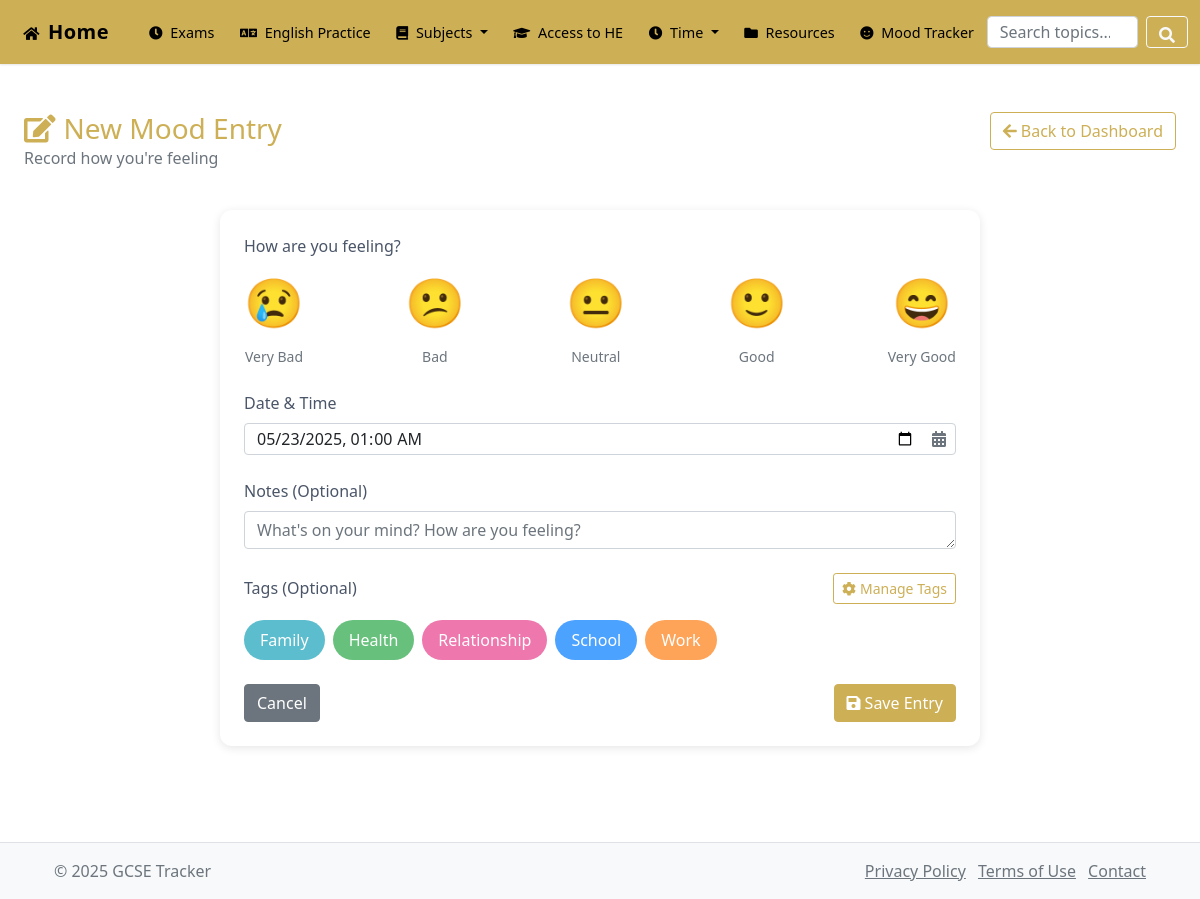
Page /pages/mood_tracking/entry.php on the earlier database version.
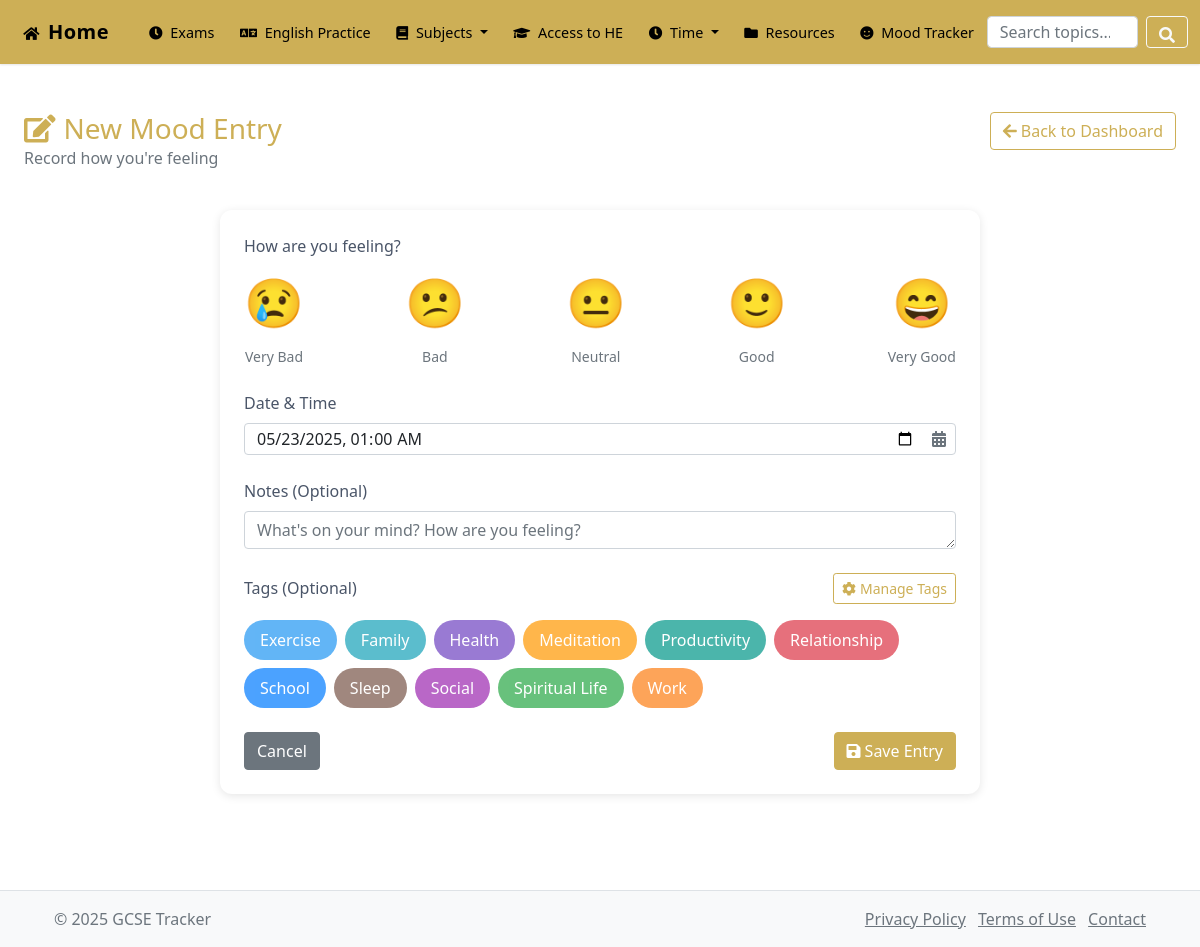
Same page on the later database version.
### tables this page shows
CREATE TABLE `mood_tags` (
  `id` int(11) NOT NULL,
  `name` varchar(50) NOT NULL,
  `category` varchar(50) DEFAULT NULL,
  `color` varchar(7) DEFAULT '#6c757d',
  `created_at` timestamp NOT NULL DEFAULT current_timestamp()
);

### pages/mood_tracking/includes/functions.php (called while the page is built, shortened)
<?php
require_once $_SERVER['DOCUMENT_ROOT'] . '/config/db_connect.php';
function getMoodTags($category = null) {
    global $conn;
    try {
        $query = "SELECT * FROM mood_tags WHERE 1=1";
        $query .= " ORDER BY name ASC";
        $stmt = $conn->prepare($query);
        $stmt->execute();
        $result = $stmt->get_result();
        $tags = [];
        while ($tag = $result->fetch_assoc()) {
            $tags[] = $tag;
        }
        return $tags;
    } catch (Exception $e) {
        error_log("Error getting mood tags: " . $e->getMessage());
        return false;
    }
}

### pages/mood_tracking/entry.php (the view, shortened to what this page needs)
<?php
require_once __DIR__ . '/includes/functions.php';
require_once __DIR__ . '/../../includes/header.php';
$entry_id = isset($_GET['id']) ? intval($_GET['id']) : null;
$entry_date = isset($_GET['date']) ? $_GET['date'] : date('Y-m-d H:i:s');
$entry = null;
$all_tags = getMoodTags();
?>
<div class="container-fluid py-4">
    <div class="row mb-4">
        <div class="col-md-8">
            <h1 class="h3 mb-0" style="color: var(--accent-color);">
                <i class="fas fa-edit me-2"></i><?php echo $entry_id ? 'Edit Mood Entry' : 'New Mood Entry'; ?>
            </h1>
            <p class="text-muted">Record how you're feeling</p>
        </div>
        <div class="col-md-4 text-md-end text-center mt-3 mt-md-0">
            <a href="index.php" class="btn btn-outline-accent">
                <i class="fas fa-arrow-left me-1"></i>Back to Dashboard
            </a>
        </div>
    </div>
    <div class="row">
        <div class="col-lg-8 col-md-10 mx-auto">
            <div class="entry-card card">
                <div class="card-body p-4">
                    <form id="mood_entry_form" method="POST" action="ajax/save_mood.php">
                        <div class="mb-4">
                            <label class="form-label">How are you feeling?</label>
                            <div class="d-flex justify-content-between align-items-center">
                                <div class="text-center mood-selector">
                                    <div class="mood-emoji" data-value="1" onclick="selectMood(this, 1)">😢</div>
                                    <div class="small text-muted">Very Bad</div>
                                </div>
                                <div class="text-center mood-selector">
                                    <div class="mood-emoji" data-value="2" onclick="selectMood(this, 2)">😕</div>
                                    <div class="small text-muted">Bad</div>
                                </div>
                                <div class="text-center mood-selector">
                                    <div class="mood-emoji" data-value="3" onclick="selectMood(this, 3)">😐</div>
                                    <div class="small text-muted">Neutral</div>
                                </div>
                                <div class="text-center mood-selector">
                                    <div class="mood-emoji" data-value="4" onclick="selectMood(this, 4)">🙂</div>
                                    <div class="small text-muted">Good</div>
                                </div>
                                <div class="text-center mood-selector">
                                    <div class="mood-emoji" data-value="5" onclick="selectMood(this, 5)">😄</div>
                                    <div class="small text-muted">Very Good</div>
                                </div>
                            </div>
                        </div>
                        <div class="mb-4">
                            <label for="date_time" class="form-label">Date & Time</label>
                            <div class="datetime-container">
                                <input type="datetime-local" class="form-control" id="date_time" name="date_time"
                                       value="<?php echo date('Y-m-d\TH:i', strtotime($entry_date)); ?>" required>
                                <span class="datetime-icon"><i class="fas fa-calendar-alt"></i></span>
                            </div>
                        </div>
                        <div class="mb-4">
                            <label for="notes" class="form-label">Notes (Optional)</label>
                            <textarea class="form-control" id="notes" name="notes" rows="4"
                                      placeholder="What's on your mind? How are you feeling?"><?php echo $entry ? $entry['notes'] : ''; ?></textarea>
                        </div>
                        <div class="mb-4">
                            <label class="form-label d-flex justify-content-between align-items-center">
                                <span>Tags (Optional)</span>
                                <a href="settings.php" class="btn btn-sm btn-outline-accent">
                                    <i class="fas fa-cog me-1"></i>Manage Tags
                                </a>
                            </label>
                            <?php if (!empty($all_tags)): ?>
                                <div class="tag-selector" id="tag_selector">
                                    <?php
                                    $selected_tag_ids = [];
                                    foreach ($all_tags as $tag):
                                        $is_selected = in_array($tag['id'], $selected_tag_ids);
                                    ?>
                                        <div class="tag-option <?php echo $is_selected ? 'selected' : ''; ?>"
                                             style="background-color: <?php echo $tag['color']; ?>"
                                             data-id="<?php echo $tag['id']; ?>"
                                             onclick="toggleTag(this)">
                                            <?php echo htmlspecialchars($tag['name']); ?>
                                        </div>
                                    <?php endforeach; ?>
                                </div>
                            <?php else: ?>
                                <div class="alert alert-info">
                                    No tags available. <a href="settings.php">Create some tags</a> to categorize your mood entries.
                                </div>
                            <?php endif; ?>
                        </div>
                        <div class="d-flex flex-column flex-md-row justify-content-between mt-4">
                            <button type="button" class="btn btn-secondary mb-3 mb-md-0" onclick="window.location.href='index.php'">Cancel</button>
                            <button type="submit" class="btn btn-accent" id="save_button">
                                <i class="fas fa-save me-1"></i><?php echo $entry_id ? 'Update Entry' : 'Save Entry'; ?>
                            </button>
                        </div>
                    </form>
                </div>
            </div>
        </div>
    </div>
</div>
<?php
require_once __DIR__ . '/../../includes/footer.php';
?>

### includes/header.php (shortened to what this page needs)
<?php
$current_page = basename($_SERVER['PHP_SELF']);
?>
<!DOCTYPE html>
<html lang="en">
<head>
    <link href="https://cdn.jsdelivr.net/npm/bootstrap@5.3.0-alpha1/dist/css/bootstrap.min.css" rel="stylesheet">
    <link rel="stylesheet" href="https://cdnjs.cloudflare.com/ajax/libs/font-awesome/6.0.0/css/all.min.css">
    <link rel="stylesheet" href="/assets/css/main.css">
    <link rel="stylesheet" href="/assets/css/responsive.css">
    <link href="https://cdn.jsdelivr.net/npm/flatpickr/dist/flatpickr.min.css" rel="stylesheet">
    <link href="/assets/css/reports.css" rel="stylesheet">
    <?php
    $current_page_directory = basename(dirname($_SERVER['PHP_SELF']));
    ?>
    <link href="/assets/css/style.css" rel="stylesheet">
    <link href="https://cdn.jsdelivr.net/npm/bootstrap@5.1.3/dist/css/bootstrap.min.css" rel="stylesheet">
    <link href="https://cdnjs.cloudflare.com/ajax/libs/font-awesome/5.15.4/css/all.min.css" rel="stylesheet">
</head>
<body>
    <div class="wrapper">
        <nav class="navbar navbar-expand-lg">
            <div class="container-fluid">
                <a class="navbar-brand" href="/index.php">
                    <i class="fas fa-home me-2"></i>Home
                </a>
                <div class="collapse navbar-collapse" id="navbarNav">
                    <ul class="navbar-nav me-auto">
                        <li class="nav-item">
                            <a href="/pages/exam_countdown.php" class="nav-link <?php echo $current_page == 'exam_countdown.php' ? 'active' : ''; ?>">
                                <i class="fas fa-clock me-1"></i> Exams
                            </a>
                        </li>
                        <li class="nav-item">
                            <a href="/pages/EnglishPractice/index.php" class="nav-link <?php echo $current_page_directory == 'EnglishPractice' ? 'active' : ''; ?>">
                                <i class="fas fa-language me-1"></i> English Practice
                            </a>
                        </li>
                        <li class="nav-item dropdown">
                            <a class="nav-link dropdown-toggle" href="#" role="button" data-bs-toggle="dropdown">
                                <i class="fas fa-book me-1"></i> Subjects
                            </a>
                        </li>
                        <li class="nav-item">
                            <a href="/pages/assignments.php" class="nav-link <?php echo $current_page == 'assignments.php' ? 'active' : ''; ?>">
                                <i class="fas fa-graduation-cap me-1"></i> Access to HE
                            </a>
                        </li>
                        <li class="nav-item dropdown">
                            <a class="nav-link dropdown-toggle" href="#" role="button" data-bs-toggle="dropdown">
                                <i class="fas fa-clock me-1"></i> Time
                            </a>
                        </li>
                        <li class="nav-item">
                            <a class="nav-link <?php echo $current_page == 'resources.php' ? 'active' : ''; ?>" href="/pages/resources.php">
                                <i class="fas fa-folder me-1"></i> Resources
                            </a>
                        </li>
                        <li class="nav-item">
                            <a class="nav-link <?php echo $current_page == 'mood_tracker.php' ? 'active' : ''; ?>" href="/pages/mood_tracker.php">
                                <i class="fas fa-smile me-1"></i> Mood Tracker
                            </a>
                        </li>
                    </ul>
                    <form class="d-flex">
                        <input class="form-control me-2" type="search" placeholder="Search topics..." aria-label="Search">
                        <button class="btn btn-outline-light" type="submit"><i class="fas fa-search"></i></button>
                    </form>
                </div>
            </div>
        </nav>
    </div>
</body>
</html>

### includes/footer.php (shortened to what this page needs)
        <footer class="footer mt-5 py-3 bg-light">
            <div class="container">
                <div class="row">
                    <div class="col-md-6">
                        <p class="mb-0 text-muted">&copy; 2025 GCSE Tracker</p>
                    </div>
                    <div class="col-md-6 text-md-end">
                        <a href="#" class="text-muted me-2">Privacy Policy</a>
                        <a href="#" class="text-muted me-2">Terms of Use</a>
                        <a href="#" class="text-muted">Contact</a>
                    </div>
                </div>
            </div>
        </footer>
    </body>
</html>

### assets/css/main.css (style rules this page uses)
:root { --primary-color: #3498db; --secondary-color: #2ecc71; --warning-color: #f39c12; --danger-color: #e74c3c; --light-color: #f8f9fa; --dark-color: #343a40; --gray-color: #6c757d; --border-color: #dee2e6; --shadow: 0 0.125rem 0.25rem rgba(0, 0, 0, 0.075); }
body { font-family: 'Segoe UI', Tahoma, Geneva, Verdana, sans-serif; color: #333; background-color: #f5f7fa; min-height: 100vh; display: flex; flex-direction: column; }
.navbar { box-shadow: var(--shadow); }
.navbar-brand { font-weight: 600; letter-spacing: 0.5px; }
.card { border-radius: 0.5rem; box-shadow: var(--shadow); transition: transform 0.2s, box-shadow 0.2s; margin-bottom: 1.5rem; }
.footer { margin-top: auto; border-top: 1px solid var(--border-color); }

### assets/css/responsive.css (style rules this page uses)
@media (min-width: 1200px) { .container { max-width: 1140px; } }

### assets/css/reports.css (style rules this page uses)
.card { box-shadow: 0 2px 4px rgba(0,0,0,0.1); border: none; margin-bottom: 1.5rem; }
.card-body { padding: 1.5rem; }
.form-label { font-weight: 500; color: #4a5568; }
.form-select, .form-control { border-radius: 0.5rem; border: 1px solid #e2e8f0; padding: 0.75rem 1rem; }

### pages/EnglishPractice/style.css (style rules this page uses)
:root { --english-primary: #0d6efd; --english-secondary: #6c757d; --english-light: #f8f9fa; --english-dark: #343a40; --english-border: #dee2e6; --english-border-radius: 0.375rem; --english-card-bg: #ffffff; --english-card-shadow: 0 .125rem .25rem rgba(0,0,0,.075); }

### includes/header.php (style rules this page uses)
:root { --primary-color: #cdaf56; --primary-hover: #b89a45; --text-color: #000000; }
.navbar { background-color: var(--primary-color) !important; box-shadow: 0 1px 2px rgba(0,0,0,0.1); padding: 0; min-height: 48px; }
.navbar .container-fluid { padding: 0.25rem 0.75rem; }
.navbar-brand { color: var(--text-color) !important; font-weight: 600; font-size: 1rem; padding: 0.35rem 0.7rem; border-radius: 6px; transition: background-color 0.3s; margin-right: 0.5rem; }
.navbar-brand i { font-size: 0.9rem; }
.nav-link { color: var(--text-color) !important; font-weight: 500; font-size: 0.9rem; padding: 0.35rem 0.7rem !important; margin: 0 0.1rem; border-radius: 6px; transition: all 0.2s; display: flex; align-items: center; white-space: nowrap; height: 32px; }
.nav-link i { font-size: 0.85rem; margin-right: 0.3rem; }
.form-control { border: none; background-color: rgba(0,0,0,0.05); border-radius: 16px; padding: 0.35rem 0.8rem; font-size: 0.85rem; width: 180px; transition: all 0.2s; height: 32px; }
.btn-outline-light { color: var(--text-color); border: none; background-color: rgba(0,0,0,0.05); border-radius: 16px; padding: 0.35rem 0.7rem; font-size: 0.85rem; transition: all 0.2s; height: 32px; display: flex; align-items: center; }

### pages/mood_tracking/entry.php (style rules this page uses)
:root { --accent-color: #cdaf56; --accent-color-light: #e0cb8c; --accent-color-dark: #b09339; }
.entry-card { border: none; border-radius: 12px; box-shadow: 0 2px 10px rgba(0,0,0,0.1); transition: all 0.3s ease; }
.mood-emoji { font-size: 3rem; margin-bottom: 0.5rem; transition: all 0.3s ease; cursor: pointer; }
.tag-selector { display: flex; flex-wrap: wrap; gap: 0.5rem; margin: 1rem 0; }
.tag-option { padding: 0.5rem 1rem; border-radius: 50rem; cursor: pointer; transition: all 0.2s ease; color: #fff; font-weight: 500; opacity: 0.7; }
.btn-accent { background-color: var(--accent-color); border-color: var(--accent-color); color: #fff; }
.btn-outline-accent { color: var(--accent-color); border-color: var(--accent-color); }
.datetime-container { position: relative; }
.datetime-container .form-control { padding-right: 2.5rem; }
.datetime-icon { position: absolute; right: 10px; top: 50%; transform: translateY(-50%); color: #6c757d; pointer-events: none; }

Differences in the rows shown:
added mood_tags: name "Exercise", color "#2196F3" (drawn)
changed mood_tags "Health": color "#28a745" → "#6f42c1" (drawn)
added mood_tags: name "Meditation", color "#FF9800" (drawn)
added mood_tags: name "Productivity", color "#009688" (drawn)
changed mood_tags "Relationship": color "#e83e8c" → "#dc3545" (drawn)
added mood_tags: name "Sleep", color "#795548" (drawn)
added mood_tags: name "Social", color "#9C27B0" (drawn)
added mood_tags: name "Spiritual Life"
